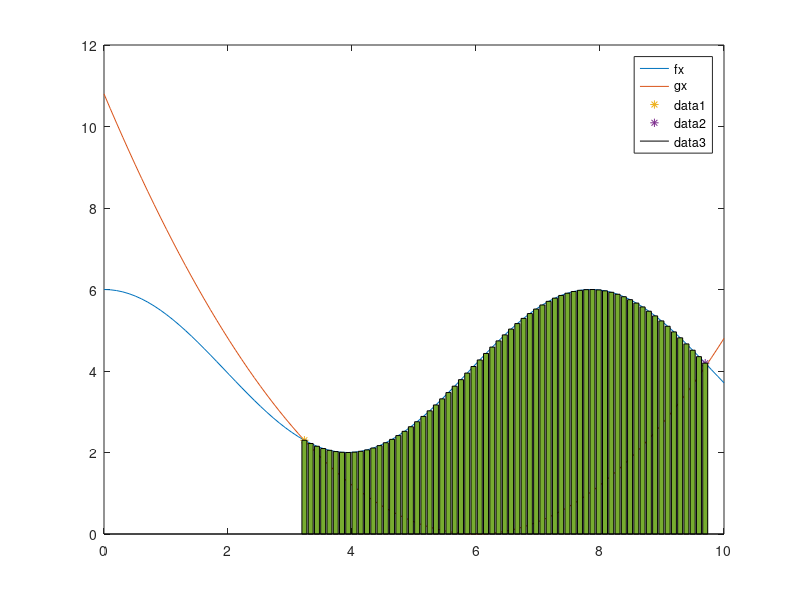

The MATLAB script that drew this image:
%% Finding point of intersection between two lines and the area of the closed 
%  surface

%%
clc
close all
clear

x=linspace(0,10);
fx=2*cos(x*0.8)+4;
gx=0.3*(x-6).^2;
plot(x,fx,x,gx);
legend('fx','gx');
ind=find(abs(fx-gx)<0.1);
lim=[33 97];
p=(fx(33:97)-gx(33:97))+gx(33:97);
hold on;
plot(x(lim(1)),fx(lim(1)),'*',x(lim(2)),fx(lim(2)),'*');
hold on;
bar(x(33:97),p);
pint=polyint(p);
area=diff(polyval(p,lim));